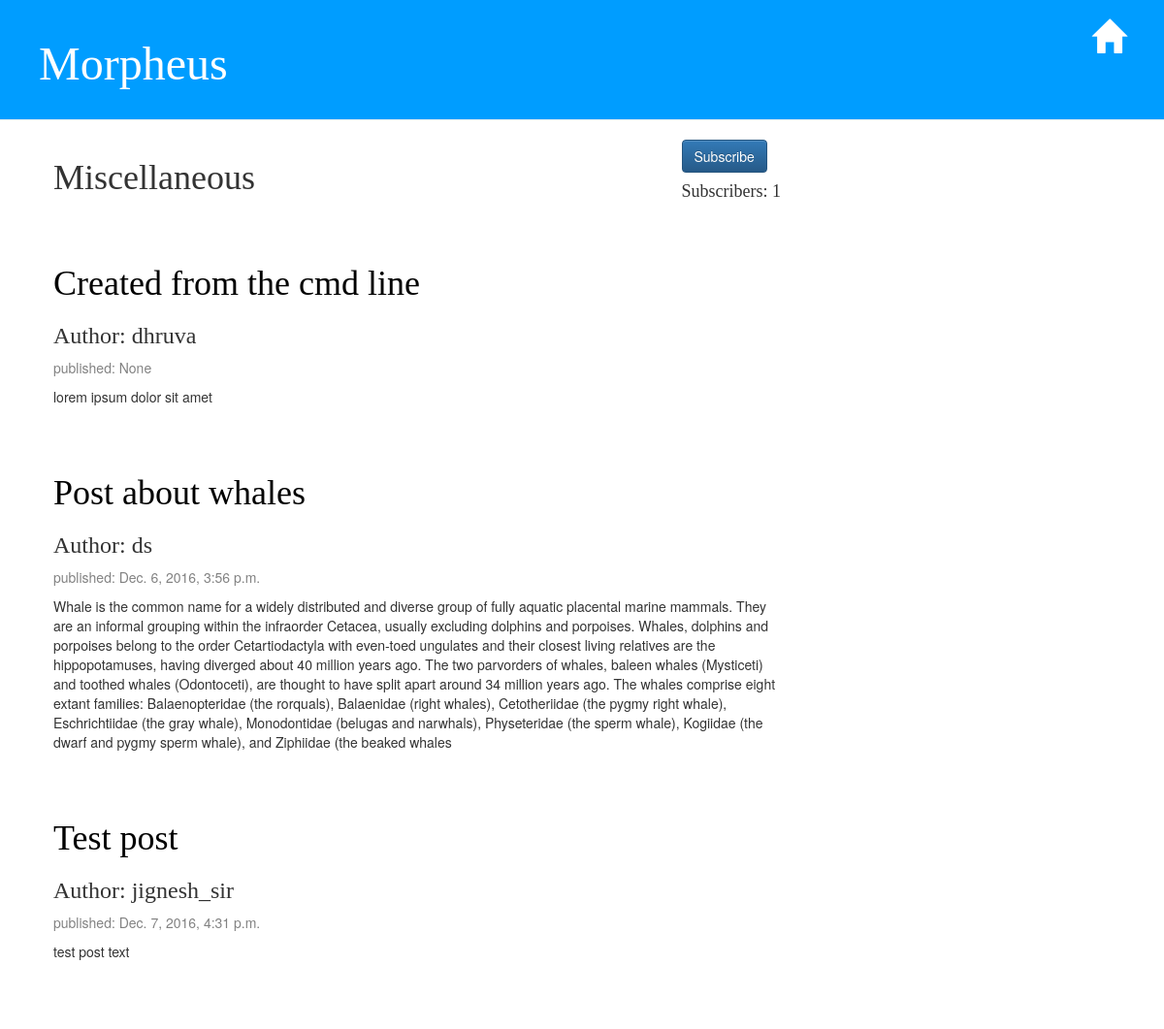
The app's page /topic/Miscellaneous/, older data.
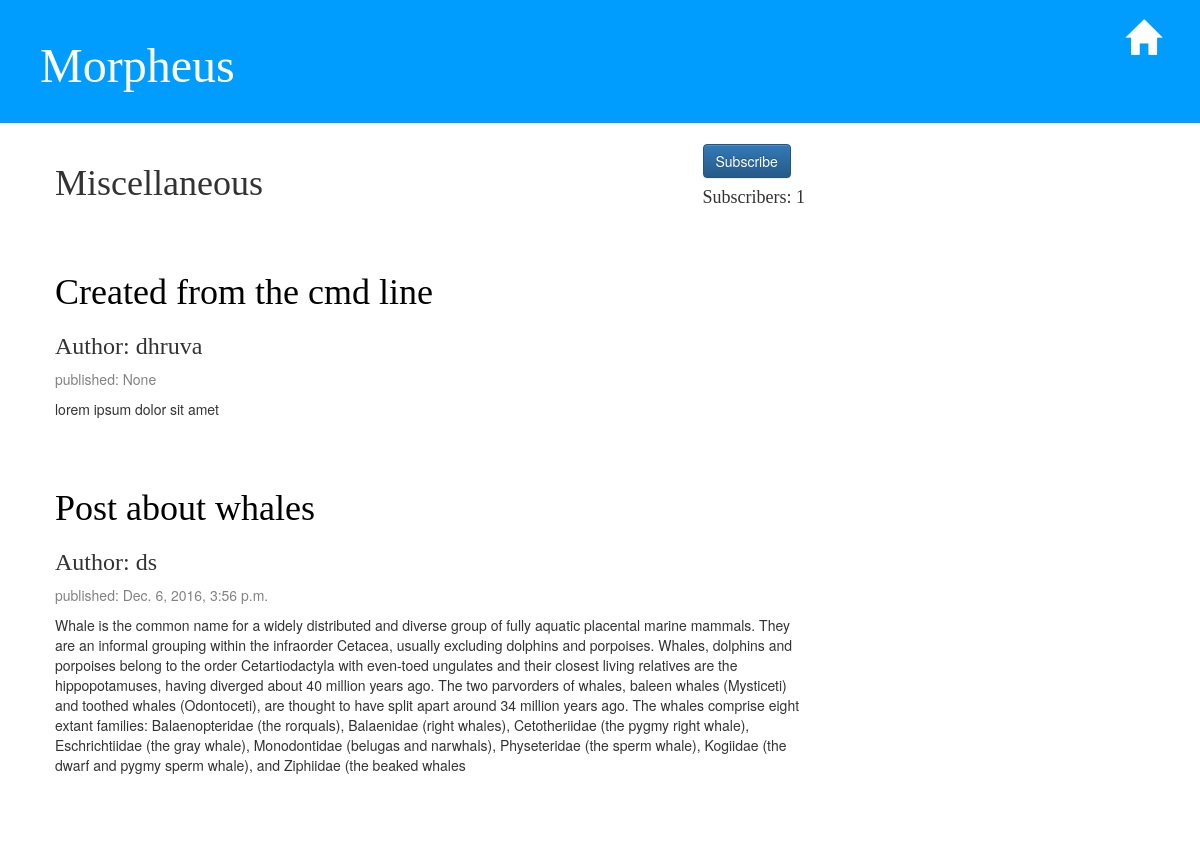
The same page, newer data.
### blog/models.py (models this page shows, shortened)
class Post(models.Model):
    author = models.ForeignKey('auth.User')
    title = models.CharField(max_length=200)
    text = models.TextField()
    created_date = models.DateTimeField(
            default=timezone.now)
    published_date = models.DateTimeField(
            blank=True, null=True)
    post_topic = models.ForeignKey('Topic', on_delete = models.CASCADE)

### blog/views.py (the view)
# urls.py: url(r'^topic/(?P<topic_pk>\w+?)/$', views.topic, name = 'topic'),
def topic(request, topic_pk):
    topic_posts = Post.objects.filter(post_topic__topic_title=topic_pk)
    title = topic_pk
    subs = get_object_or_404(Topic, topic_title=topic_pk)
    subno = subs.number_followers
    return render(request, 'blog/topic.html', {'topic_posts': topic_posts, 'title': title, 'subno': subno})

### blog/templates/blog/topic.html (shortened to what this page needs)
{%extends 'blog/base.html'%}
{% block content %}
   <div class="pull-right">
        <a href="{% url 'subscribe' sub_pk=title %}"><button type = "button" class = "btn btn-primary">Subscribe</button></a>
            <h4> Subscribers: {{ subno }}</h4>
    </div>
    <h1>{{ title }}</h1>
    {% for post in topic_posts %}
        <div class="post">
            <h1><a href="{% url 'post_detail' pk=post.pk %}">{{ post.title }}</a></h1>
            <h3>Author: {{ post.author }}</h3>
            <div class="date">
                <p>published: {{ post.published_date }}</p>
            </div>
            <p>{{ post.text|linebreaksbr }}</p>
        </div>
    {% endfor %}
{% endblock %}

Row changes from the older to the newer data that the page shows:
removed Post: title "Test post", author "jignesh_sir", published_date "Dec. 7, 2016, 4:31 p.m.", text "test post text"
